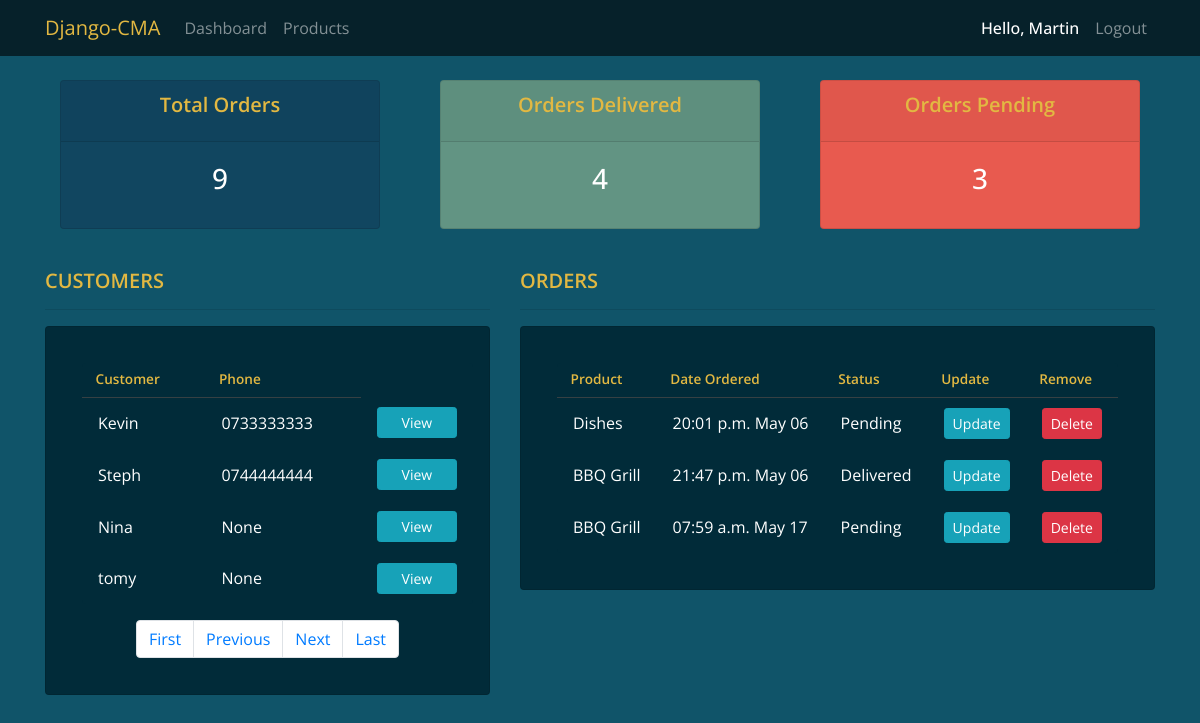
Page /?page=2 (signed in) on the committed database.
### accounts/models.py (models this page shows, shortened)
class Customer(models.Model):
    user = models.OneToOneField(User, null=True, blank=True, on_delete=models.CASCADE) # ONE USER CAN HAVE ONE CUSTOMER, ONE CUSTOMER CAN HAVE ONE USER
    name = models.CharField(max_length=200, null=True)
    phone = models.CharField(max_length=200, null=True)
    email = models.CharField(max_length=200, null=True)
    profile_pic = models.ImageField(default="default.png", null=True, blank=True)
    date_created = models.DateTimeField(auto_now_add=True, null=True)

class Order(models.Model):
    STATUS = (
        ('Pending', 'Pending'),
        ('Out for delivery', 'Out of delivery'),
        ('Delivered', 'Delivered'),
    )
    customer = models.ForeignKey(Customer, null=True, on_delete=models.SET_NULL)
    product = models.ForeignKey(Product, null=True, on_delete=models.SET_NULL)
    date_created = models.DateTimeField(auto_now_add=True, null=True)
    status = models.CharField(max_length=200, null=True, choices=STATUS) # Dropdown
    note = models.CharField(max_length=200, null=True)

class Product(models.Model):
    CATEGORY = (
        ('Indoor', 'Indoor'),
        ('Out Door', 'Out Door'),
    )
    name = models.CharField(max_length=200, null=True)
    price = models.FloatField(null=True)
    category = models.CharField(max_length=200, null=True, choices=CATEGORY)
    description = models.CharField(max_length=200, null=True, blank=True)
    date_created = models.DateTimeField(auto_now_add=True, null=True)
    tags = models.ManyToManyField(Tag)
    def __str__(self):
        return self.name

### accounts/decorators.py (the view)
    def wrapper_func(request, *args, **kwargs):
            group = None
            if request.user.groups.exists():
                group = request.user.groups.all()[0].name
            if group == 'customer':
                return redirect('user-page')
            if group == 'admin':
                return view_func(request, *args, **kwargs)

### accounts/views.py (called while the page is built)
@login_required(login_url='login')
@admin_only
def home(request):
    orders = Order.objects.all()
    customers = Customer.objects.all()
    total_customers = customers.count()
    total_orders = orders.count()
    delivered = orders.filter(status='Delivered').count()
    pending = orders.filter(status='Pending').count()
    page = request.GET.get('page', 1)
    paginator = Paginator(customers, 4)
    customers = paginator.page(page)
    paginator = Paginator(orders, 3)
    orders = paginator.page(page)
    context = {'orders': orders, 'customers': customers,
               "total_orders": total_orders, "delivered": delivered, "pending": pending}
    return render(request, 'accounts/dashboard.html', context)

### accounts/templates/accounts/dashboard.html (shortened to what this page needs)
{% extends 'accounts/main.html' %}
{% block content %}
{%  include 'accounts/status.html' %}
<br>
<div class="row">
    <div class="col-md-5">
        <h5>CUSTOMERS</h5>
        <hr>
        <div class="card card-body" style="background-color: #012B39">
            <table>
                    <thead>
                    <tr>
                        <th>Customer</th>
                        <th></th>
                        <th>Phone</th>
                        <th></th>
                    </thead>
                <tbody>
                {% for customer in customers %}
                <tbody>
                    <tr>
                    <td>{{ customer.user }}</td>
                    <td></td>
                    <td>{{ customer.phone }}</td>
                    <td></td>
                    <td><a class="btn btn-sm btn-info" href="{% url 'customers' customer.id%}" style="width: 80px;">View</a></td>
                </tbody>
                {% endfor %}
            </table>
            {% if customers.has_other_pages %}
              <ul class="pagination justify-content-center">
                {% if customers.has_previous %}
                  <li class="page-item"><a class="page-link" href="?page=1">First</a></li>
                  <li class="page-item"><a class="page-link" href="?page={{ customers.previous_page_number }}">Previous</a></li>
                {% endif %}
                {% if customers.has_next %}
                  <li class="page-item"><a class="page-link" href="?page={{ customers.next_page_number }}">Next</a></li>
                  <li class="page-item"><a class="page-link" href="?page={{ customers.paginator.num_pages }}">Last</a></li>
                {% endif %}
              </ul>
            {% endif %}
        </div>
    </div>
    <div class="col-md-7">
        <h5>ORDERS</h5>
        <hr>
        <div class="card card-body" style="background-color: #012B39;">
            <table>
                <thead>
                <tr>
                    <th>Product</th>
                    <th>Date Ordered</th>
                    <th>Status</th>
                    <th>Update</th>
                    <th>Remove</th>
                </thead>
                {% for order in orders %}
                <tbody>
                <tr>
                    <td>{{ order.product }}</td>
                    <td>{{ order.date_created | date:"H:i a F d" }}</td>
                    <td>{{ order.status }}</td>
                    <td><a class="btn btn-sm btn-info" href="{% url 'update_order' order.id %}">Update</a></td>
                    <td><a class="btn btn-sm btn-danger" href="{% url 'delete_order' order.id %}">Delete</a></td>
                </tbody>
                {% endfor %}
            </table>
        </div>
    </div>
</div>
{% endblock %}

### accounts/templates/accounts/navbar.html (shortened to what this page needs)
{% load static %}
<nav class="navbar sticky-top navbar-expand-lg navbar-dark " style="background-color: rgba(0, 0, 0, 0.6);">
<div class="container">
    <a class="navbar-brand" href="{% url 'home' %}">Django-CMA</a>
    <div class="collapse navbar-collapse" id="navbarNavAltMarkup">
        <div class="navbar-nav mr-auto">
            {% if request.user.is_staff %}
                <a class="nav-item nav-link" href="{% url 'home' %}">Dashboard</a>
                <a class="nav-item nav-link" href="{% url 'products' %}">Products</a>
            {% endif %}
        </div>
        <div class="navbar-nav">
        {% if user.is_authenticated %}
            <span class="nav-item nav-link" id="hello-msg">Hello, {{request.user}}</span>
            <a class="nav-item nav-link" href="{% url 'logout' %}">Logout</a>
        {% else %}
            <a class="nav-item nav-link" href="{% url 'login' %}">Login</a>
            <a class="nav-item nav-link" href="{% url 'register' %}">Register</a>
        {% endif %}
        </div>
    </div>
</div>
</nav>

### accounts/templates/accounts/main.html (style rules this page uses)
body { background-image: url(""); background-color: #105469; }

### accounts/templates/accounts/navbar.html (style rules this page uses)
#hello-msg { color: #fff; font-weight: 500; }
.navbar-brand { color: #E2B842 !important; }

### accounts/templates/accounts/dashboard.html (style rules this page uses)
*, *:before, *:after { margin: 0; padding: 0; box-sizing: border-box; }
body { background: #105469; font-family: 'Open Sans', sans-serif; }
table { background: #012B39; border-radius: 0.25em; border-collapse: collapse; margin: 1em; }
th { border-bottom: 1px solid #364043; color: #E2B842; font-size: 0.85em; font-weight: 600; padding: 0.5em 1em; text-align: left; }
td { color: #fff; font-weight: 400; padding: 0.65em 1em; }
tbody tr { transition: background 0.25s ease; }
h5 { color: #E2B842; font-weight: 600; }

### rows in the picture
Customer: user "Kevin", phone "0733333333"
Customer: user "Steph", phone "0744444444"
Customer: user "Nina", phone "None"
Customer: user "tomy", phone "None"
Order: product "Dishes", date_created "20:01 p.m. May 06", status "Pending"
Order: product "BBQ Grill", date_created "21:47 p.m. May 06", status "Delivered"
Order: product "BBQ Grill", date_created "07:59 a.m. May 17", status "Pending"

### other values in the picture
{{ request.user }} "Martin"
{{ total_orders }} "9"
{{ delivered }} "4"
{{ pending }} "3"
